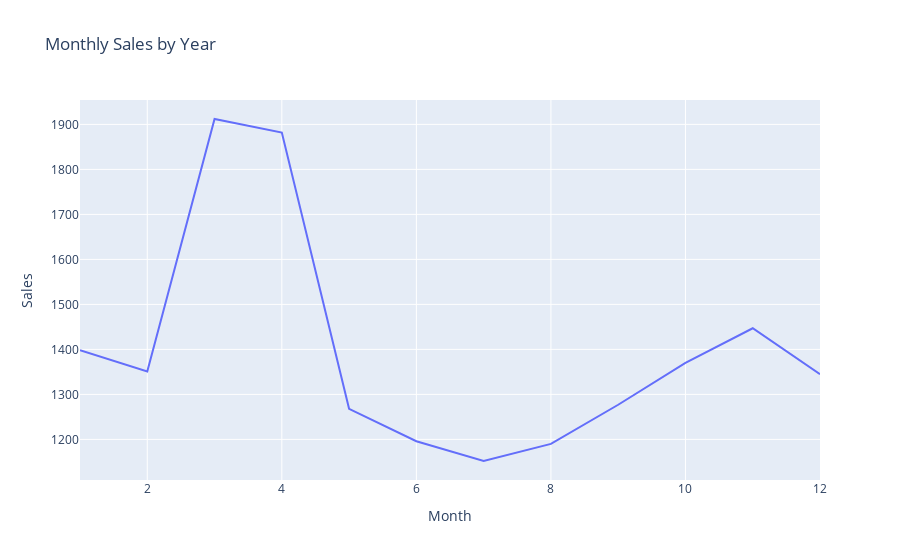

The code cell stored with this chart in its notebook:
### Code cell
#weekly_total_freq.plot(kind='bar', figsize=(10, 5), title='Weekly Total Frequency')
#daily_total_freq.plot(kind='line', figsize=(10, 5), title='Daily Total Frequency')
#monthly_total_freq.plot(kind='line', figsize=(10, 5), title='Monthly Total Frequency')

fig = px.bar(weekly_total_freq, x=weekly_total_freq.index, y=weekly_total_freq.values, title='Weekly Sales by Year')
fig.update_layout(xaxis_title='Week', yaxis_title='Sales')


fig = px.line(daily_total_freq, x=daily_total_freq.index, y=daily_total_freq.values, title='Daily Sales by Year')
fig.update_layout(xaxis_title='Day of Week', yaxis_title='Sales')
#fig.show()
fig = px.line(monthly_total_freq, x=monthly_total_freq.index, y=monthly_total_freq.values, title='Monthly Sales by Year')
fig.update_layout(xaxis_title='Month', yaxis_title='Sales')
#fig.show()

### Figure 1 — Plotly figure (JSON) as saved in the notebook; plotly's stock layout.template omitted (floating-point values rounded to 4 significant figures)
{"data": [{"hovertemplate": "mes=%{x}<br>y=%{y}<extra></extra>", "legendgroup": "", "line": {"color": "#636efa", "dash": "solid"}, "marker": {"symbol": "circle"}, "mode": "lines", "name": "", "orientation": "v", "showlegend": false, "type": "scatter", "x": [1, 2, 3, 4, 5, 6, 7, 8, 9, 10, 11, 12], "xaxis": "x", "y": [1398, 1351, 1912, 1882, 1268, 1196, 1152, 1190, 1277, 1370, 1447, 1345], "yaxis": "y"}], "layout": {"legend": {"tracegroupgap": 0}, "title": {"text": "Monthly Sales by Year"}, "xaxis": {"anchor": "y", "domain": [0, 1], "title": {"text": "Month"}}, "yaxis": {"anchor": "x", "domain": [0, 1], "title": {"text": "Sales"}}}}
